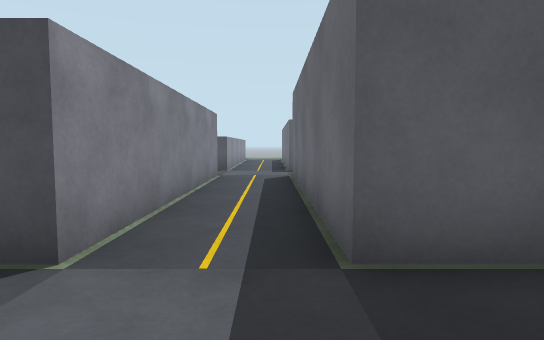
[1] (above)

24 first-person views from a walk through a robot-simulator world made for Gazebo. The camera is 0.89 m above the floor, tilts 4° down and sees 75° across. The floor is counted in squares, 1 m on a side. Each view is taken from the middle of a square. On the plan, view 1 faces up. The plan holds only what a view shows up to about 12 squares ahead; the rest is blank. The place goes on beyond the plan. The robots in the file are not drawn.

[2]
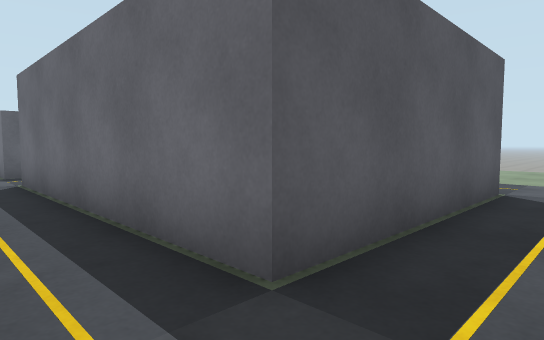

[3]
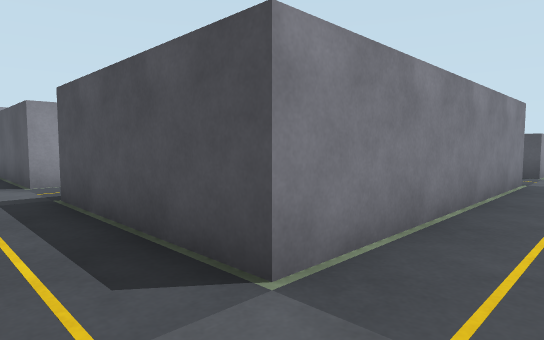

[4]
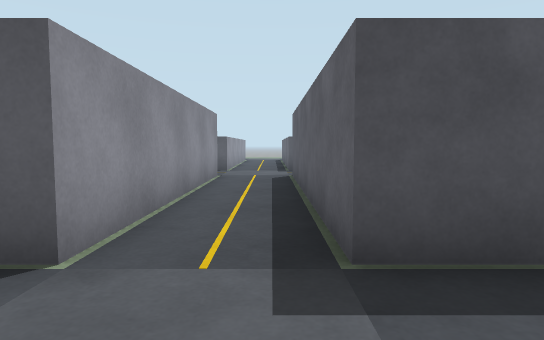

[5]
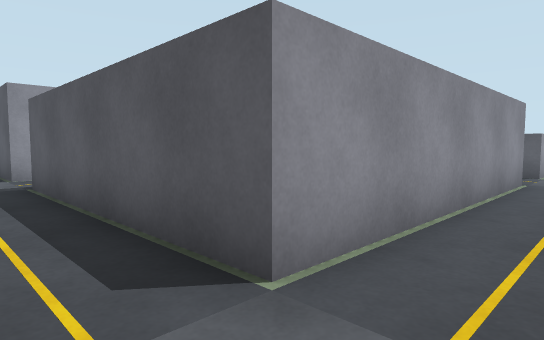

[6]
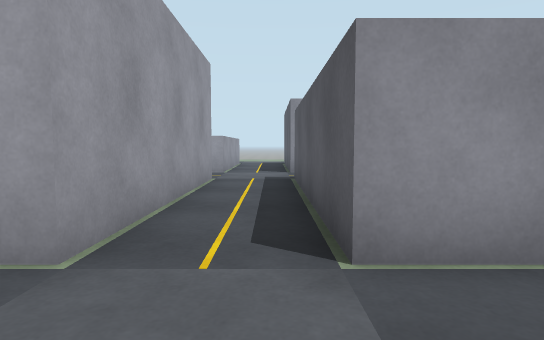

[7]
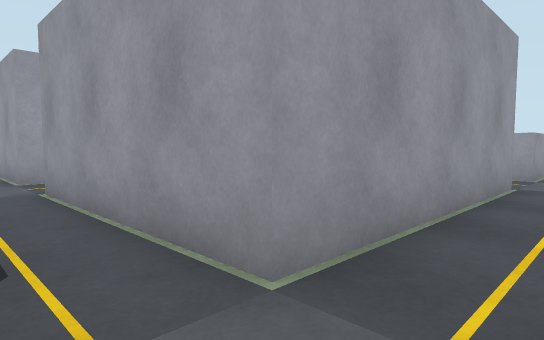

[8]
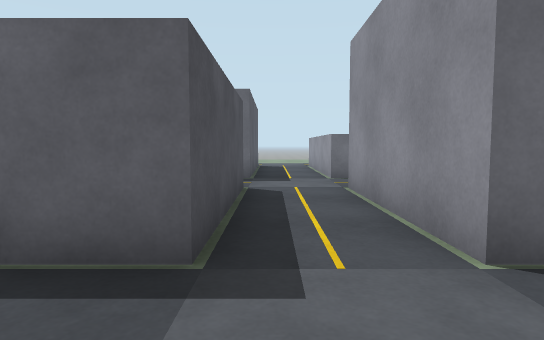

[9]
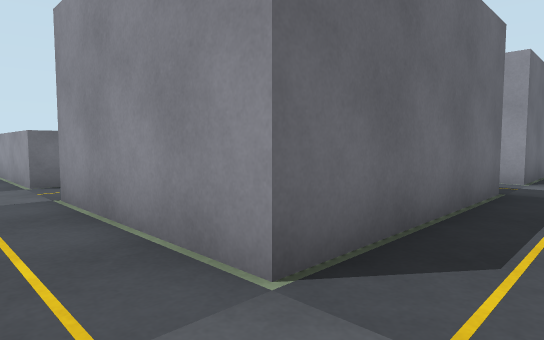

[10]
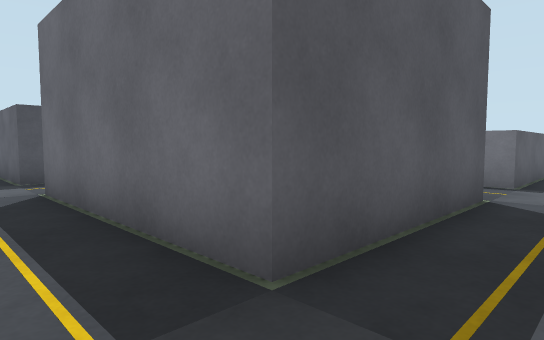

[11]
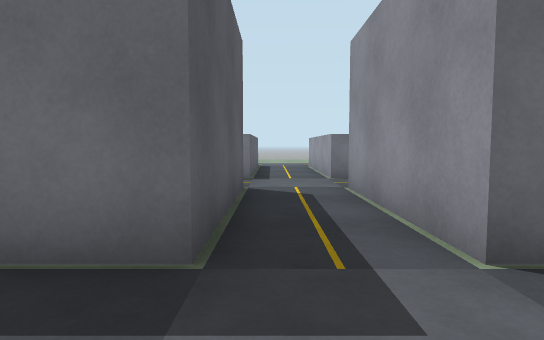

[12]
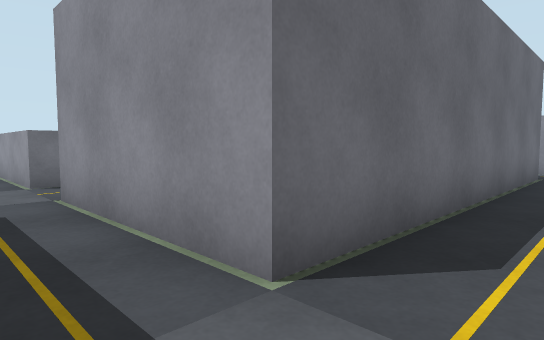

[13]
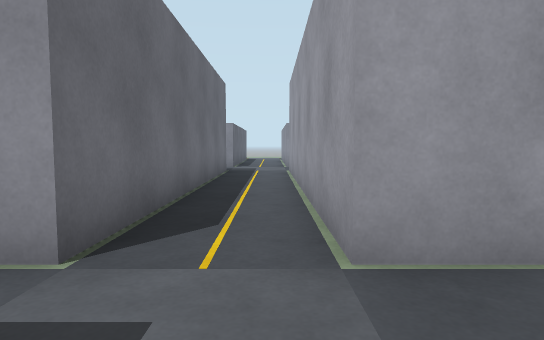

[14]
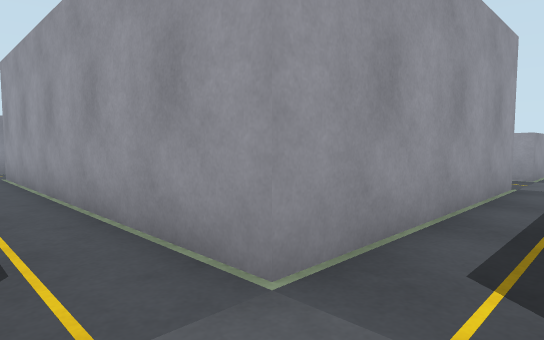

[15]
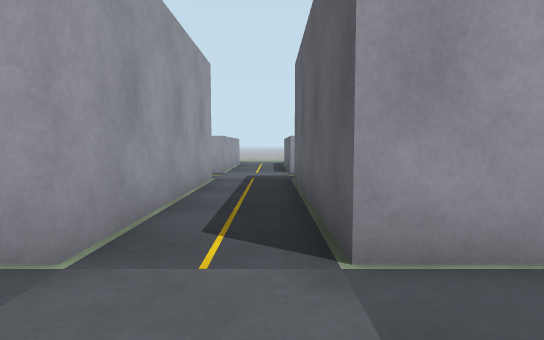

[16]
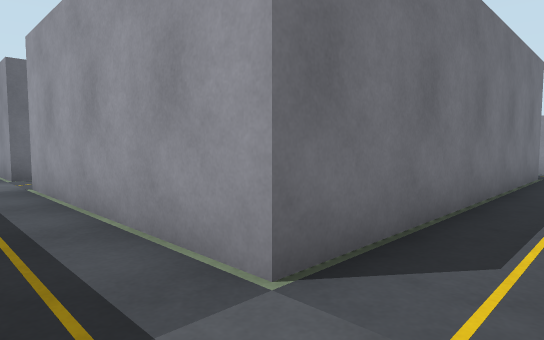

[17]
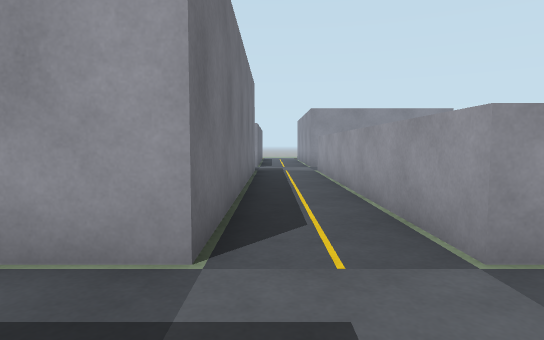

[18]
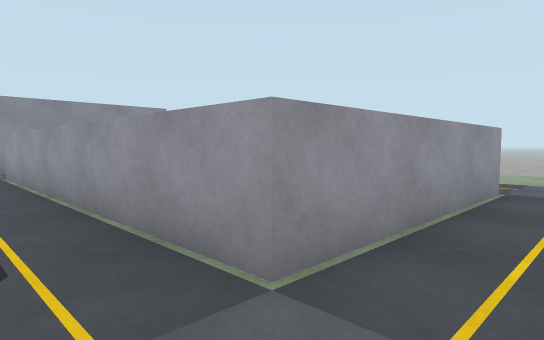

[19]
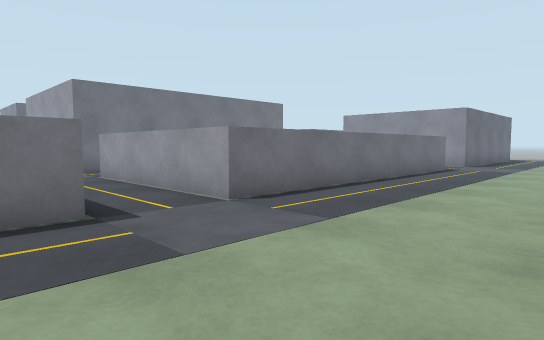

[20]
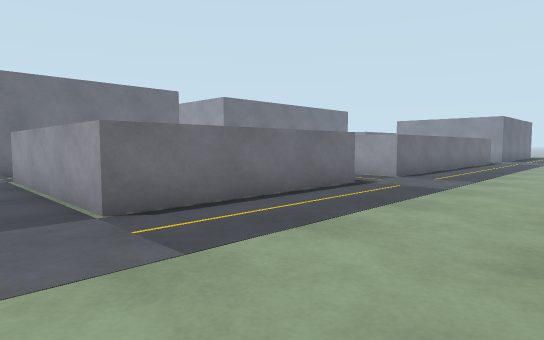

[21]
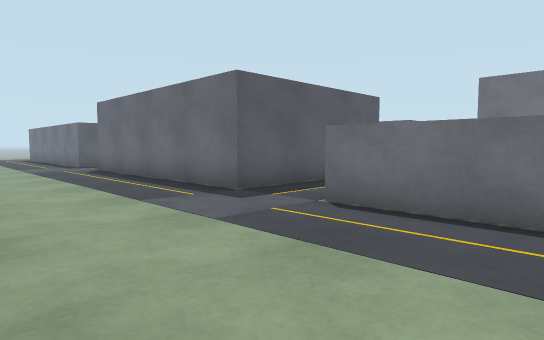

[22]
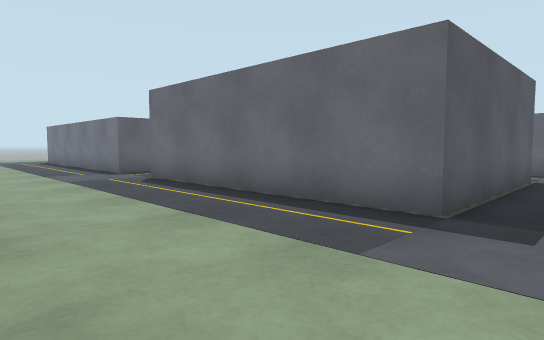

[23]
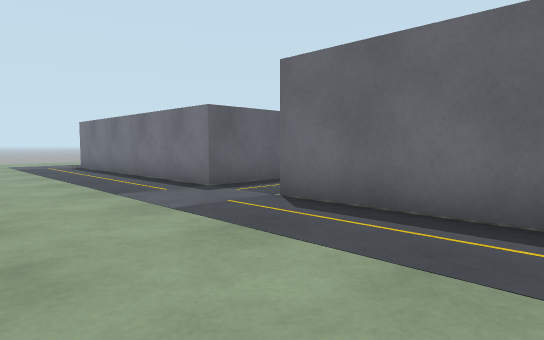

[24]
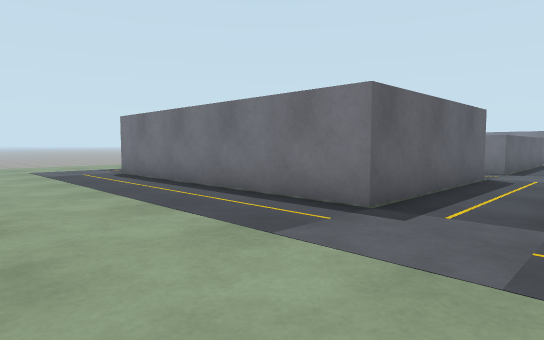

### Floor plan
Key: @ floor where view 1 was taken; . floor; B grey box.
Columns run from 28 left of view 1 to 6 right of it. Each row starts with its distance up from view 1.
 18  ....B
 17  ....B
 16  ....B
 15  ....B
 14 .....B
 13 .....BBBBBB..BB    B      B  B
 12 ...............    ...    ....
 11  ...........       ...    ....
 10 .....B             B..B   B..B
  9 .....B             B..B   B..B
  8 .....B             B..B   B..B
  7  ....B             B..B   B..B
  6 .....B             B..B   B..B
  5 .....B             B..B   B..B
  4 .....B    B        B..B   B..B
  3 .....BBBBBB..BBBBBBB..BBBBB..BBBBBB
  2 ...................................
  1 ................................
  0 .....BBBBBB..BBBBBBB..BBBBB.@BBBB
 -1 .....B       B     B..B
 -2 .....B       B     B..B
 -3 .....B       B     B..B
 -4 .....B             B..B
 -5  ....B    B..BBBBBBB..BBBBB..BBBB
 -6 ................................
 -7 ................................
 -8 .....BBBBBB..BBBBBBB..BBBBB..BBBB
 -9  ....B    B..B     B..B
-10  ....B    B..B     B..B
-11  ....B    B..B     B..B
-12  ....B    B..B     B..B
-13  ....B    B..B     B..B
-14  ....B    B..B     B..B
-15  ....B    B..B     B..B
-16   ...B    B..B     B..B
-17   ...     B..B     B..B
-18   ..      .  .     .  .
-19           .  .     .  .
-20         BBB  B     B  B

Positions as (right, up) in squares from view 1, and headings:
1: (0, 0), facing up
2: (-1, 1), facing up-right
3: (0, 1), facing up-left
4: (-7, 0), facing up
5: (-7, 1), facing up-left
6: (-6, 2), facing left
7: (-7, 2), facing down-left
8: (-9, 2), facing right
9: (-8, 2), facing down-right
10: (-8, -7), facing up-right
11: (-9, -6), facing right
12: (-8, -6), facing down-right
13: (-8, -5), facing down
14: (-7, -6), facing down-left
15: (-6, -6), facing left
16: (-17, -6), facing down-right
17: (-16, -5), facing down
18: (-16, -6), facing down-left
19: (-28, -4), facing down-right
20: (-28, 2), facing down-right
21: (-28, -3), facing up-right
22: (-28, 1), facing up-right
23: (-28, 6), facing up-right
24: (-28, 10), facing up-right
